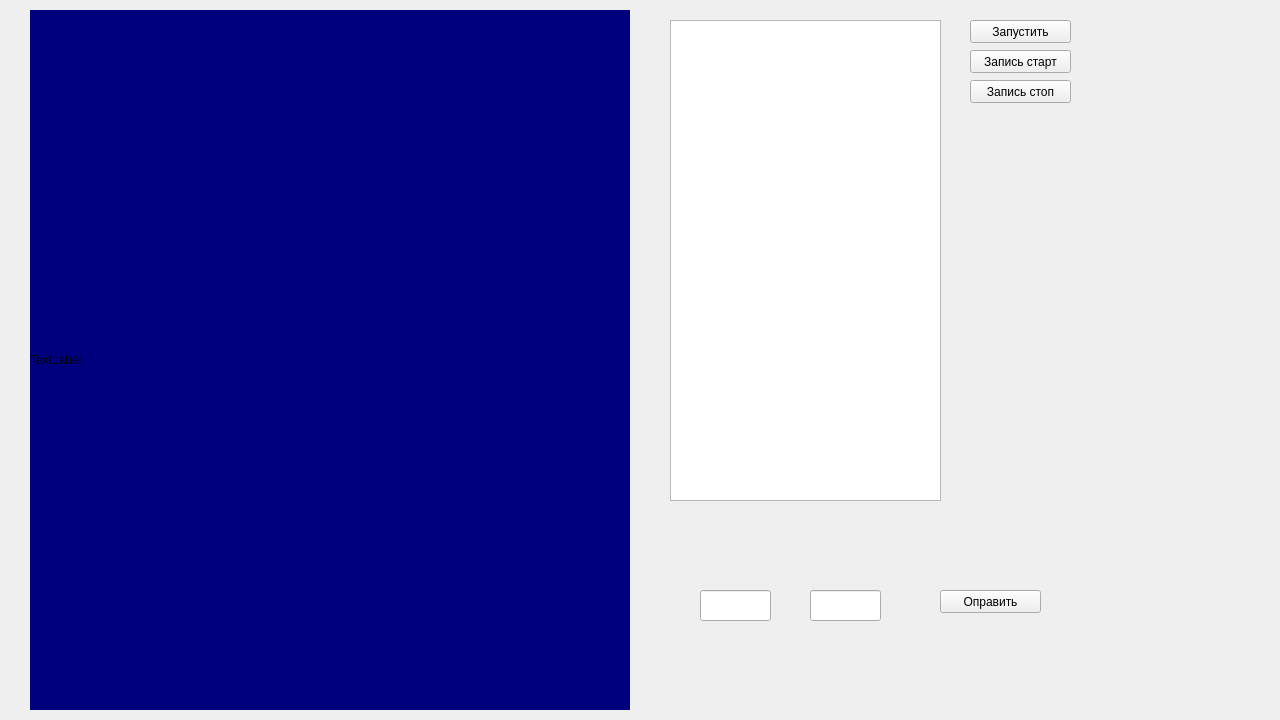
<?xml version="1.0" encoding="UTF-8"?>
<ui version="4.0">
 <class>MainWindow</class>
 <widget class="QMainWindow" name="MainWindow">
  <property name="geometry">
   <rect>
    <x>0</x>
    <y>0</y>
    <width>1280</width>
    <height>720</height>
   </rect>
  </property>
  <property name="minimumSize">
   <size>
    <width>1280</width>
    <height>720</height>
   </size>
  </property>
  <property name="maximumSize">
   <size>
    <width>1280</width>
    <height>720</height>
   </size>
  </property>
  <property name="windowTitle">
   <string>MainWindow</string>
  </property>
  <widget class="QWidget" name="centralwidget">
   <widget class="QLabel" name="label">
    <property name="geometry">
     <rect>
      <x>30</x>
      <y>10</y>
      <width>600</width>
      <height>700</height>
     </rect>
    </property>
    <property name="styleSheet">
     <string notr="true">background-color: rgb(0, 0, 127);</string>
    </property>
    <property name="text">
     <string>TextLabel</string>
    </property>
   </widget>
   <widget class="QPushButton" name="startBtn">
    <property name="geometry">
     <rect>
      <x>970</x>
      <y>20</y>
      <width>101</width>
      <height>23</height>
     </rect>
    </property>
    <property name="text">
     <string>Запустить</string>
    </property>
   </widget>
   <widget class="QPushButton" name="pushButton_2">
    <property name="geometry">
     <rect>
      <x>970</x>
      <y>50</y>
      <width>101</width>
      <height>23</height>
     </rect>
    </property>
    <property name="text">
     <string>Запись старт</string>
    </property>
   </widget>
   <widget class="QPushButton" name="pushButton_3">
    <property name="geometry">
     <rect>
      <x>970</x>
      <y>80</y>
      <width>101</width>
      <height>23</height>
     </rect>
    </property>
    <property name="text">
     <string>Запись стоп</string>
    </property>
   </widget>
   <widget class="QListWidget" name="listWidget">
    <property name="geometry">
     <rect>
      <x>670</x>
      <y>20</y>
      <width>271</width>
      <height>481</height>
     </rect>
    </property>
   </widget>
   <widget class="QLineEdit" name="lineEdit">
    <property name="geometry">
     <rect>
      <x>700</x>
      <y>590</y>
      <width>71</width>
      <height>31</height>
     </rect>
    </property>
   </widget>
   <widget class="QPushButton" name="pushButton_4">
    <property name="geometry">
     <rect>
      <x>940</x>
      <y>590</y>
      <width>101</width>
      <height>23</height>
     </rect>
    </property>
    <property name="text">
     <string>Оправить</string>
    </property>
   </widget>
   <widget class="QLineEdit" name="lineEdit_2">
    <property name="geometry">
     <rect>
      <x>810</x>
      <y>590</y>
      <width>71</width>
      <height>31</height>
     </rect>
    </property>
   </widget>
  </widget>
 </widget>
 <resources/>
 <connections/>
</ui>
